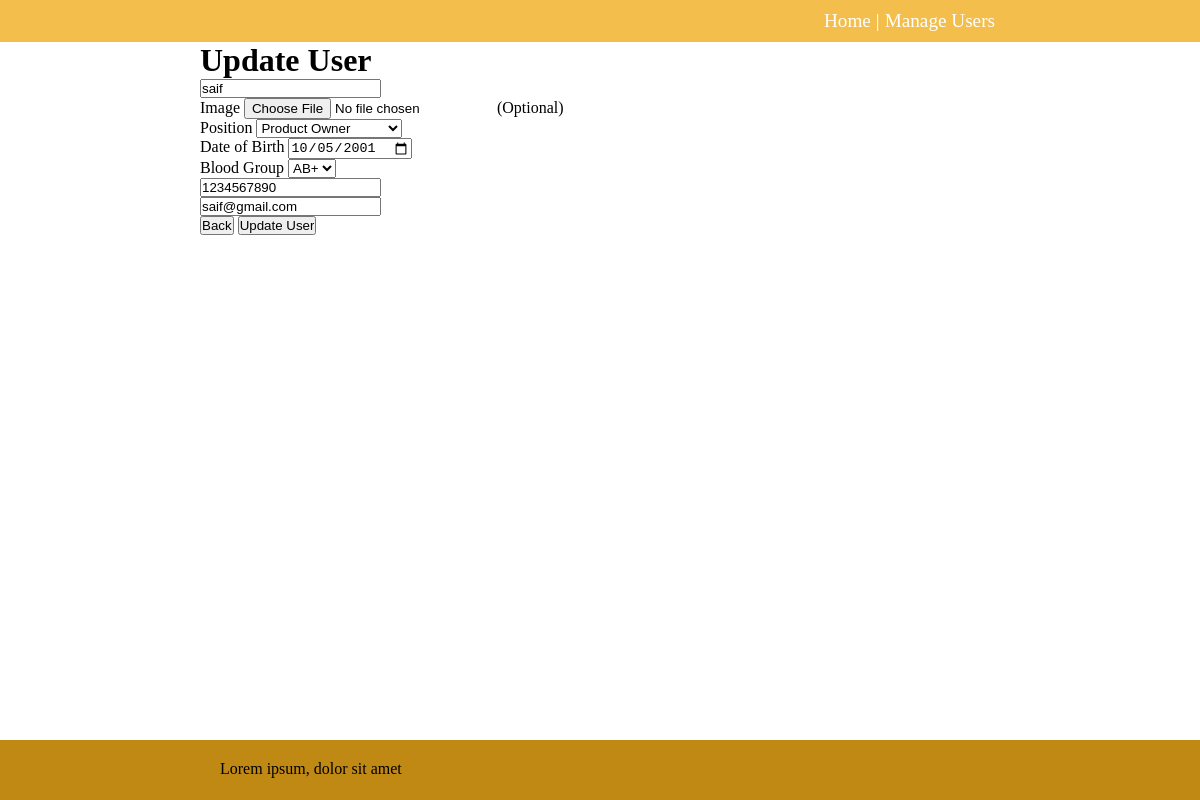
Screenshot of /update/2 with the database file from the repository.
### app.py (models this page shows, shortened)
class User(db.Model):
    id = db.Column(db.Integer, primary_key = True)
    name = db.Column(db.String(50), nullable = False)
    pic = db.Column(db.Text, unique = True, nullable = False)
    mimetype = db.Column(db.Text, nullable = False)
    position = db.Column(db.String(50), nullable = False)
    date_of_birth = db.Column(db.Date, nullable = False)
    blood_group = db.Column(db.String(50), nullable = False)
    phone = db.Column(db.String(50), nullable = False)
    email = db.Column(db.String(80), nullable = False)

### app.py (the view)
@app.route("/update/<int:id>",methods=['GET','POST'])
def update(id):
    user = User.query.get_or_404(id)
    if request.method == "POST":
        user.name = request.form['username']
        pic = request.files['pic']
        if pic:
            user.filename = secure_filename(pic.filename)
            user.mimetype = pic.mimetype
            user.pic = pic.read()
        user.position = request.form['position']
        dob = request.form['DOB'].split("-")
        user.date_of_birth = date(int(dob[0]), int(dob[1]), int(dob[2]))
        user.blood_group = request.form['blood_group']
        user.phone = request.form['phone']
        user.email = request.form['email']
        try:
            db.session.commit()
            return redirect("/users")
        except exc.IntegrityError:
            db.session.rollback()
            return f"The image was already associated with other user"
        except:
            return "There was a problem updating a user..."
    else:
        return render_template("update.html",user = user)

### templates/update.html (shortened to what this page needs)
{% extends 'base.html' %}
{% block body %}
<h1>Update User</h1>
<form action="{{ url_for('update',id = user.id) }}" enctype="multipart/form-data" method="POST">
    <input type="text" name="username" id="name" placeholder="Username" value={{ user.name }} required><br>
    <label for="pic">Image</label>
    <input type="file" name="pic" value="">(Optional)<br>
    <label for="position">Position</label>
    <select name="position" id="positions">
        <option value="Product Owner" {% if user.position == "Product Owner"%}selected{% endif %} >Product Owner</option>
    </select> <br>
    <label for="DOB">Date of Birth</label>
    <input type="date" name="DOB" id="DOB" placeholder="Date of Birth" value={{ user.date_of_birth }} required><br>
    <label for="blood_group">Blood Group</label>
    <select name="blood_group" id="blood_group">
        <option value="AB+" {% if user.blood_group == "AB+"%}selected{% endif %} >AB+</option>
    </select> <br>
    <input type="tel" name="phone" id="phone" placeholder="Phone" value={{ user.phone }} required><br>
    <input type="email" name="email" id="email" placeholder="Email" value={{ user.email }} required><br>
    <a href="{{ url_for('index') }}"><button>Back</button></a>
    <input type="submit" value="Update User">
</form>
{% endblock %}

### static/css/main.css (style rules this page uses)
* { margin: 0; padding: 0; box-sizing: border-box; }
html, body { height: 100%; margin: 0; }

### rows the page displays
User: username "saif", DOB "10/05/2001", blood_group "AB+", phone "1234567890", email "saif@gmail.com"
